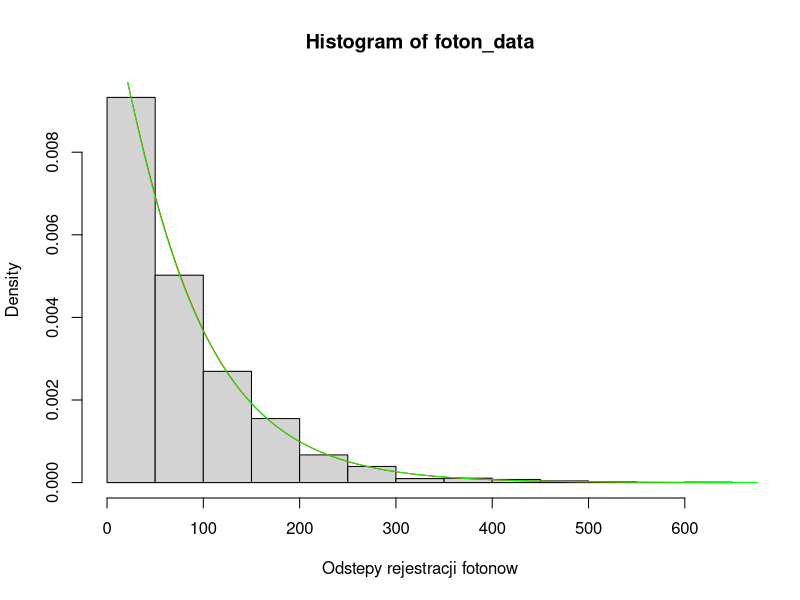

Here is the R script that generated this plot:
# Wczytanie danych z odstępami między chwilami rejestracji kolejnych fotonów
foton_data = scan('fotony.txt');

# Estymacja parametrow używając metody momentów

m1 = mean(foton_data);
m2 = mean(foton_data^2);
alpha_mom = m1^2/(m2 - m1^2);
beta_mom = (m2 - m1^2)/m1;

# Estymacja parametrow używając metody najwyższej wiarygodności

fun = function(x) digamma(x) - log(x) - mean(log(foton_data)) + log(mean(foton_data));
alpha_nw = uniroot(fun, lower = 0.5, upper = 4)$root;
beta_nw = mean(foton_data)/alpha_nw

# Histogram odstepow miedzy chwilami rejestracji kolejnych fotonow wraz z wykreslonymi rozkladami
# gamma z wyestymowanymi parametrami alfa i beta

hist(foton_data, prob=TRUE, xlab="Odstepy rejestracji fotonow");

x = seq(1:length(foton_data))
gamma_mom = dgamma(x, alpha_mom, 1/beta_mom)
lines(gamma_mom, col = 'red');

gamma_nw = dgamma(x, alpha_nw, 1/beta_nw)
lines(gamma_nw, col = 'green');


# Metodą bootstrapu parametrycznego wyznacz odchylenia standardowe estymatorów parametrów 

# odchylenie standardowe estymatorow parametrow wyznaczonych metoda momentow
n = length(foton_data)
K = 1000;

boot_alpha_mom = c();
boot_beta_mom = c();

for (k in 1:K) 
{ 
  boot_dane = rgamma(n, shape = alpha_mom, rate = 1/beta_mom)
  m1 = mean(boot_dane);
  m2 = mean(boot_dane^2);
  alpha_mom_boot = m1^2/(m2 - m1^2);
  beta_mom_boot = (m2 - m1^2)/m1;
  
  boot_alpha_mom[k] = alpha_mom_boot
  boot_beta_mom[k]  = beta_mom_boot
} 

odchylenie_mm_alfa = sd(boot_alpha_mom) 
odchylenie_mm_beta = sd(boot_beta_mom)

# odchylenie standardowe estymatorow parametrow wyznaczonych metoda najwyzszej wiarygodnosci

n = length(foton_data)
K = 1000;

boot_alpha_nw = c();
boot_beta_nw = c();

for (k in 1:K) 
{ 
  boot_dane = rgamma(n, shape = alpha_nw, rate = 1/beta_nw)
  
  fun = function(x) digamma(x) - log(x) - mean(log(boot_dane)) + log(mean(boot_dane));
  alpha_nw_boot = uniroot(fun, lower = 0.5, upper = 4)$root;
  beta_nw_boot = mean(boot_dane)/alpha_nw
  
  boot_alpha_nw[k] = alpha_nw_boot
  boot_beta_nw[k]  = beta_nw_boot
} 

odchylenie_nw_alfa = sd(boot_alpha_nw) 
odchylenie_nw_beta = sd(boot_beta_nw)

# przedziały ufności na poziomie ufności 95% dla estymatorów parametrow wyznaczonych metoda najwyzszej wiarygodności
lev = 0.95
przed_ufn_alfa_nw = quantile(boot_alpha_nw, c((1-lev)/2,(1+lev)/2)) 
przed_ufn_beta_nw = quantile(boot_beta_nw, c((1-lev)/2,(1+lev)/2))

# przedziały ufności na poziomie ufności 95% dla estymatorow parametrów wyznaczonych metodą momentów
przed_ufn_alfa_mm = quantile(boot_alpha_mom, c((1-lev)/2,(1+lev)/2)) 
przed_ufn_beta_mm = quantile(boot_beta_mom, c((1-lev)/2,(1+lev)/2))

# maria.gibinska@gmail.com

